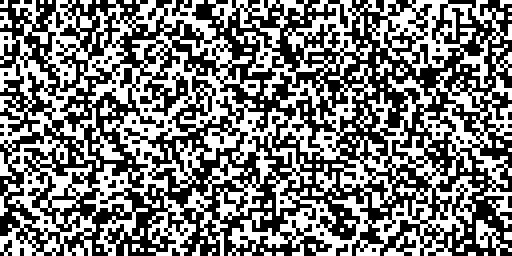
Frame 1 (no input)
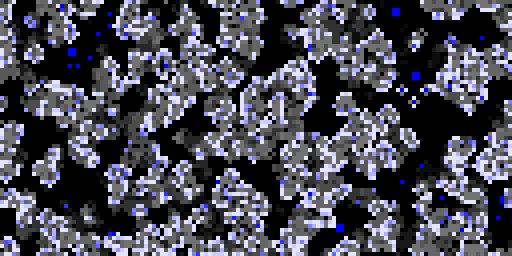
Frame 60 (the mouse pressed at the canvas centre just before this capture)
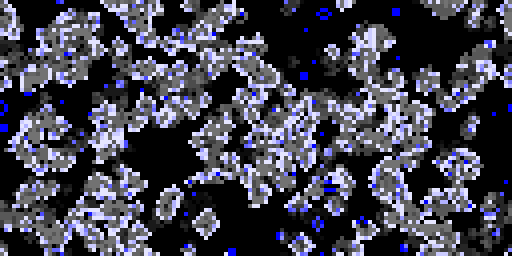
Frame 120 (the mouse held since frame 60 and released just before this capture)

The Processing sketch that drew these frames (run headless with seeded random() and noise(); from frame 60 on, the mouse is pressed at the canvas centre):

// Processing sketch: Lifelike
// ── Lifelike.pde
final int BOARD_HEIGHT = 64;
final int BOARD_WIDTH = 128;
final int DRAW_SCALE = 4;

final int[] BIRTH   = { 3 };
final int[] SURVIVE = { 0, 2, 3 };

Cell[][] board;
int generation = 0;


void setup() {
  size(512, 256);
  frameRate(15);
  board = new Cell[BOARD_WIDTH][BOARD_HEIGHT];
  initRandom();
  noStroke();
}


void draw() {
  background(0);
  for (int x = 0; x < BOARD_WIDTH; x++) {
    for (int y = 0; y < BOARD_HEIGHT; y++) {
      fill(board[x][y].getColor());
      rect(x*DRAW_SCALE, y*DRAW_SCALE, DRAW_SCALE, DRAW_SCALE);
    }
  }
  nextGen();
}


void initRandom() {
  for (int x = 0; x < BOARD_WIDTH; x++) {
    for (int y = 0; y < BOARD_HEIGHT; y++) {
      board[x][y] = new Cell(random(1.0) < 0.5);
    }
  }
}


void initLine() {
  for (int x = 0; x < BOARD_WIDTH; x++) {
    for (int y = 0; y < BOARD_HEIGHT; y++) {
      if (y == 16) { board[x][y] = new Cell(true);  }
      else         { board[x][y] = new Cell(false); } 
    }
  }
}


boolean survivesWith(int n) {
  for (int i = 0; i < SURVIVE.length; i++) {
    if (n == SURVIVE[i]) return true;
  }
  return false;
}


boolean birthsWith(int n) {
  for (int i = 0; i < BIRTH.length; i++) {
    if (n == BIRTH[i]) return true;
  }
  return false;
}


void nextGen() {
  Cell[][] nextBoard = new Cell[BOARD_WIDTH][BOARD_HEIGHT];
  
  for (int x = 0; x < BOARD_WIDTH; x++) {
    for (int y = 0; y < BOARD_HEIGHT; y++) {
      
      // count living neighbors
      int neighbors = 0;
      for (int i = -1; i <= 1; i++) {
        for (int j = -1; j <= 1; j++) {
          if (i == 0 && j == 0) continue;
          
          int xn = (x + i + BOARD_WIDTH) % BOARD_WIDTH;
          int yn = (y + j + BOARD_HEIGHT) % BOARD_HEIGHT;
          
          if (board[xn][yn].alive) {
            neighbors += 1;
          }
        }
      }
      
      nextBoard[x][y] = board[x][y].clone();
      
      // determine which living cells die
      if (board[x][y].alive) {
        if (!survivesWith(neighbors)) nextBoard[x][y].setDead();
      }
      // determine which dead cells are reborn
      else {
        if (birthsWith(neighbors)) nextBoard[x][y].setAlive();
      }
    }
  }
  
  for (int x = 0; x < BOARD_WIDTH; x++) {
    for (int y = 0; y < BOARD_HEIGHT; y++) {
      board[x][y] = nextBoard[x][y];
    }
  }
  generation++;
}


class Cell {
  boolean alive = false;
  int lastUpdate;  // last generation where cell's state changed
  
  Cell(boolean state) {
    alive = state;
    if (alive) {
      lastUpdate = generation;
    } else {
      lastUpdate = generation - 10;  // if starting as dead, don't show trace
    }
  }
  
  Cell clone() {
    Cell c = new Cell(alive);
    c.lastUpdate = lastUpdate;
    return c;
  }
  
  void setAlive() {
    if (!alive) {
      lastUpdate = generation;
    }
    alive = true;
  }
  
  void setDead() {
    if (alive) {
      lastUpdate = generation;
    }
    alive = false;
  }

  color getColor() {
    // 
    float youth = 1.0 - min((float) (generation - lastUpdate) / 10, 1.0);
    if (alive) {
      // young cells are white, old cells are blue
      return color(255 * youth, 255 * youth, 255);
    } else {
      // recently dead cells are red, long dead cells are black
      return color(127 * youth);
    }
  }
}
